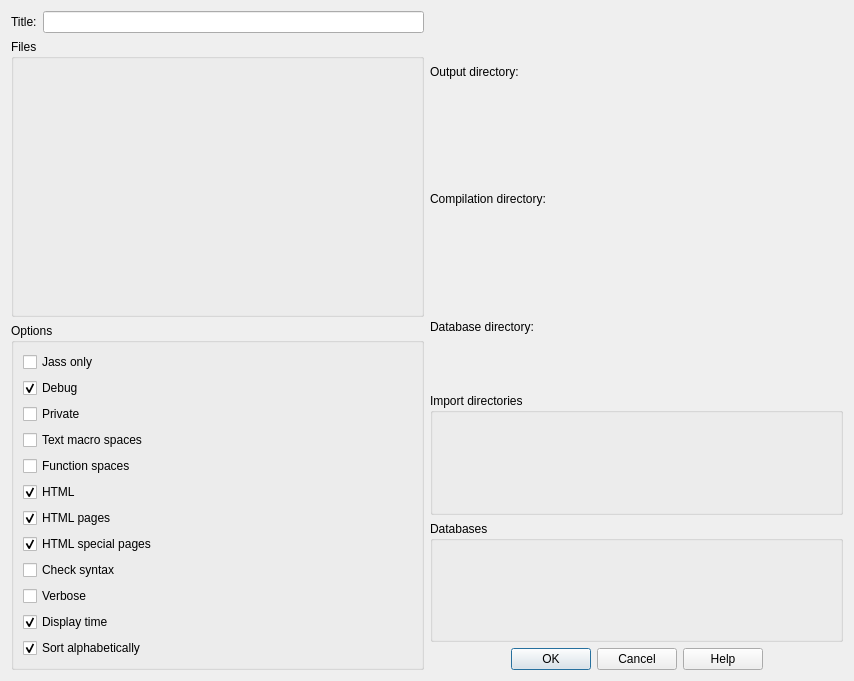
<?xml version="1.0" encoding="UTF-8"?>
<ui version="4.0">
 <author>Tamino Dauth</author>
 <class>Widget</class>
 <widget class="QWidget" name="Widget">
  <property name="geometry">
   <rect>
    <x>0</x>
    <y>0</y>
    <width>854</width>
    <height>681</height>
   </rect>
  </property>
  <property name="windowTitle">
   <string>vjassdocgui</string>
  </property>
  <layout class="QGridLayout" name="gridLayout_2">
   <item row="0" column="0">
    <layout class="QVBoxLayout" name="verticalLayout_2">
     <item>
      <layout class="QHBoxLayout" name="horizontalLayout_3">
       <item>
        <widget class="QLabel" name="titleLabel">
         <property name="text">
          <string>Title:</string>
         </property>
        </widget>
       </item>
       <item>
        <widget class="KLineEdit" name="titleLineEdit"/>
       </item>
      </layout>
     </item>
     <item>
      <widget class="KEditListBox" name="filesEditListBox">
       <property name="title">
        <string>Files</string>
       </property>
      </widget>
     </item>
     <item>
      <widget class="QGroupBox" name="optionsGroupBox">
       <property name="title">
        <string>Options</string>
       </property>
       <layout class="QGridLayout" name="gridLayout">
        <item row="0" column="0">
         <widget class="QCheckBox" name="optionJassCheckBox">
          <property name="text">
           <string>Jass only</string>
          </property>
         </widget>
        </item>
        <item row="1" column="0">
         <widget class="QCheckBox" name="optionDebugCheckBox">
          <property name="text">
           <string>Debug</string>
          </property>
          <property name="checked">
           <bool>true</bool>
          </property>
         </widget>
        </item>
        <item row="2" column="0">
         <widget class="QCheckBox" name="optionPrivateCheckBox">
          <property name="text">
           <string>Private</string>
          </property>
         </widget>
        </item>
        <item row="3" column="0">
         <widget class="QCheckBox" name="optionTextmacrosCheckBox">
          <property name="text">
           <string>Text macro spaces</string>
          </property>
         </widget>
        </item>
        <item row="4" column="0">
         <widget class="QCheckBox" name="optionFunctionsCheckBox">
          <property name="text">
           <string>Function spaces</string>
          </property>
         </widget>
        </item>
        <item row="5" column="0">
         <widget class="QCheckBox" name="optionHtmlCheckBox">
          <property name="text">
           <string>HTML</string>
          </property>
          <property name="checked">
           <bool>true</bool>
          </property>
         </widget>
        </item>
        <item row="6" column="0">
         <widget class="QCheckBox" name="optionPagesCheckBox">
          <property name="text">
           <string>HTML pages</string>
          </property>
          <property name="checked">
           <bool>true</bool>
          </property>
         </widget>
        </item>
        <item row="7" column="0">
         <widget class="QCheckBox" name="optionSpecialpagesCheckBox">
          <property name="text">
           <string>HTML special pages</string>
          </property>
          <property name="checked">
           <bool>true</bool>
          </property>
         </widget>
        </item>
        <item row="8" column="0">
         <widget class="QCheckBox" name="optionSyntaxCheckBox">
          <property name="text">
           <string>Check syntax</string>
          </property>
         </widget>
        </item>
        <item row="9" column="0">
         <widget class="QCheckBox" name="optionVerboseCheckBox">
          <property name="text">
           <string>Verbose</string>
          </property>
         </widget>
        </item>
        <item row="10" column="0">
         <widget class="QCheckBox" name="optionTimeCheckBox">
          <property name="text">
           <string>Display time</string>
          </property>
          <property name="checked">
           <bool>true</bool>
          </property>
         </widget>
        </item>
        <item row="11" column="0">
         <widget class="QCheckBox" name="optionAlphabeticalCheckBox">
          <property name="text">
           <string>Sort alphabetically</string>
          </property>
          <property name="checked">
           <bool>true</bool>
          </property>
         </widget>
        </item>
       </layout>
      </widget>
     </item>
    </layout>
   </item>
   <item row="0" column="1">
    <layout class="QVBoxLayout" name="verticalLayout">
     <item>
      <layout class="QHBoxLayout" name="horizontalLayout">
       <item>
        <widget class="QLabel" name="outputDirectoryLabel">
         <property name="text">
          <string>Output directory:</string>
         </property>
        </widget>
       </item>
       <item>
        <widget class="KUrlRequester" name="outputDirectoryUrlRequester"/>
       </item>
      </layout>
     </item>
     <item>
      <layout class="QHBoxLayout" name="horizontalLayout_2">
       <item>
        <widget class="QLabel" name="compilationDirectoryLabel">
         <property name="text">
          <string>Compilation directory:</string>
         </property>
        </widget>
       </item>
       <item>
        <widget class="KUrlRequester" name="compilationDirectoryUrlRequester"/>
       </item>
      </layout>
     </item>
     <item>
      <layout class="QHBoxLayout" name="horizontalLayout_4">
       <item>
        <widget class="QLabel" name="databaseDirectoryLabel">
         <property name="text">
          <string>Database directory:</string>
         </property>
        </widget>
       </item>
       <item>
        <widget class="KUrlRequester" name="databaseDirectoryUrlRequester"/>
       </item>
      </layout>
     </item>
     <item>
      <widget class="KEditListBox" name="importDirectoriesEditListBox">
       <property name="title">
        <string>Import directories</string>
       </property>
      </widget>
     </item>
     <item>
      <widget class="KEditListBox" name="databasesEditListBox">
       <property name="title">
        <string>Databases</string>
       </property>
      </widget>
     </item>
     <item>
      <widget class="KDialogButtonBox" name="dialogButtonBox">
       <property name="standardButtons">
        <set>QDialogButtonBox::Cancel|QDialogButtonBox::Help|QDialogButtonBox::Ok</set>
       </property>
       <property name="centerButtons">
        <bool>true</bool>
       </property>
      </widget>
     </item>
    </layout>
   </item>
  </layout>
 </widget>
 <customwidgets>
  <customwidget>
   <class>KUrlRequester</class>
   <extends>QFrame</extends>
   <header>kurlrequester.h</header>
  </customwidget>
  <customwidget>
   <class>KEditListBox</class>
   <extends>QGroupBox</extends>
   <header>keditlistbox.h</header>
  </customwidget>
  <customwidget>
   <class>KDialogButtonBox</class>
   <extends>QDialogButtonBox</extends>
   <header>kdialogbuttonbox.h</header>
  </customwidget>
  <customwidget>
   <class>KLineEdit</class>
   <extends>QLineEdit</extends>
   <header>klineedit.h</header>
  </customwidget>
 </customwidgets>
 <resources/>
 <connections/>
</ui>
